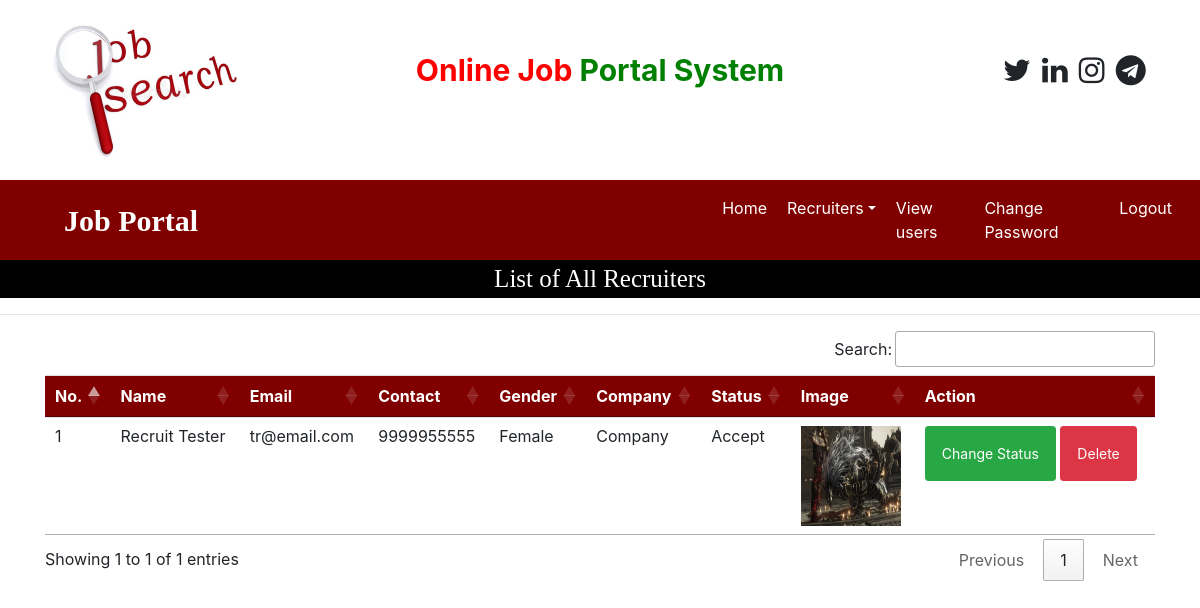
Screenshot of /recruiter_all (signed in) with the database file from the repository.
### job/models.py (models this page shows, shortened)
class Recruiter(models.Model):
    user = models.ForeignKey(User, on_delete=models.CASCADE)
    mobile = models.CharField(max_length=15, null=True)
    image = models.FileField(null=True)
    gender = models.CharField(max_length=10, null=True)
    company = models.CharField(max_length=50, null=True)
    type = models.CharField(max_length=15, null=True)
    status = models.CharField(max_length=20, null=True)

### job/views.py (the view)
# urls.py: path('recruiter_all', recruiter_all, name="recruiter_all"),
def recruiter_all(request):
    if not request.user.is_authenticated:
        return redirect('admin_login')
    data = Recruiter.objects.all()
    d = {'data': data}
    return render(request, 'recruiter_all.html', d)

### job/templates/recruiter_all.html
{% load static %}
{% block body %}
{% include 'admin_navigations.html' %}
<div style="font-family:'Monotype Corsiva'; font-size:25px; color: white; background-color: black; text-align: center">
    List of All Recruiters
</div>
<hr>
<div class="container">
<table class="table table-hover" id="example">
    <thead>
    <tr style="background-color: maroon; color: white">
        <th>No.</th>
        <th>Name</th>
        <th>Email</th>
        <th>Contact</th>
        <th>Gender</th>
        <th>Company</th>
        <th>Status</th>
        <th>Image</th>
        <th>Action</th>
    </tr>
    </thead>
    <tbody>
    {% for i in data %}
    <tr>
        <td>{{forloop.counter}}</td>
        <td>{{i.user.first_name}} {{i.user.last_name}}</td>
        <td>{{i.user.username}}</td>
        <td>{{i.mobile}}</td>
        <td>{{i.gender}}</td>
        <td>{{i.company}}</td>
        <td>{{i.status}}</td>
        <td><img src="{{i.image.url}}" style="width: 100px; height: 100px;"></td>
        <td><a href="{% url 'change_status' i.id %}" class="btn btn-success btn-sm p-3" onclick="return confirm('Change Status?')">Change Status</a>
            <a href="{% url 'delete_recruiter' i.user.id %}" class="btn btn-danger btn-sm p-3" onclick="return confirm('Delete user?')">Delete</a>
        </td>
    </tr>
    {% endfor %}
    </tbody>
</table>
</div>
{% endblock %}

### rows the page displays
Recruiter: user.first_name "Recruit", user.last_name "Tester", user.username "tr@email.com", mobile "9999955555", gender "Female", company "Company", status "Accept", image (picture)
